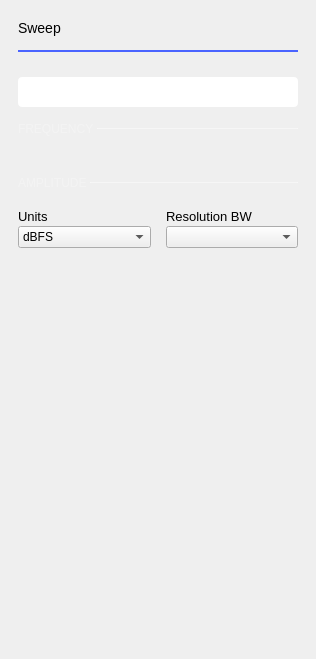
             <widget class="QWidget" name="sweepSettings">
              <layout class="QVBoxLayout" name="verticalLayout_7">
               <property name="spacing">
                <number>0</number>
               </property>
               <property name="leftMargin">
                <number>18</number>
               </property>
               <property name="topMargin">
                <number>20</number>
               </property>
               <property name="rightMargin">
                <number>18</number>
               </property>
               <property name="bottomMargin">
                <number>0</number>
               </property>
               <item>
                <layout class="QHBoxLayout" name="hLayout_title">
                 <property name="bottomMargin">
                  <number>14</number>
                 </property>
                 <item>
                  <widget class="QLabel" name="labelSettingsTitle">
                   <property name="styleSheet">
                    <string notr="true"> color: black;
    font-size: 14px;
    font-weight: normal;</string>
                   </property>
                   <property name="text">
                    <string>Sweep</string>
                   </property>
                  </widget>
                 </item>
                 <item>
                  <spacer name="horizontalSpacer_7">
                   <property name="orientation">
                    <enum>Qt::Horizontal</enum>
                   </property>
                   <property name="sizeHint" stdset="0">
                    <size>
                     <width>0</width>
                     <height>10</height>
                    </size>
                   </property>
                  </spacer>
                 </item>
                </layout>
               </item>
               <item>
                <widget class="Line" name="lineSweepSettingsTitle">
                 <property name="minimumSize">
                  <size>
                   <width>0</width>
                   <height>2</height>
                  </size>
                 </property>
                 <property name="maximumSize">
                  <size>
                   <width>16777215</width>
                   <height>2</height>
                  </size>
                 </property>
                 <property name="styleSheet">
                  <string notr="true">color: #4A64FF;</string>
                 </property>
                 <property name="frameShadow">
                  <enum>QFrame::Plain</enum>
                 </property>
                 <property name="lineWidth">
                  <number>2</number>
                 </property>
                 <property name="orientation">
                  <enum>Qt::Horizontal</enum>
                 </property>
                </widget>
               </item>
               <item>
                <spacer name="verticalSpacer_10">
                 <property name="orientation">
                  <enum>Qt::Vertical</enum>
                 </property>
                 <property name="sizeType">
                  <enum>QSizePolicy::Fixed</enum>
                 </property>
                 <property name="sizeHint" stdset="0">
                  <size>
                   <width>20</width>
                   <height>25</height>
                  </size>
                 </property>
                </spacer>
               </item>
               <item>
                <widget class="adiscope::CustomSwitch" name="logBtn">
                 <property name="styleSheet">
                  <string notr="true">QPushButton {
min-height: 30px;
max-height: 30px;
min-width: 280px;
max-width: 280px;
background-color: white;
border-radius: 4px;
}

QPushButton:disabled {
background-color: qlineargradient(spread:pad, x1:0.5, y1:0, x2:0.501, y2:0, stop:0 #727273, stop:1 #141416);
}

QWidget#handle {
min-height: 30px;
max-height: 30px;
min-width: 142px;
max-width: 142px;
background-color: #4a64ff;
border-radius: 2px;
}

QWidget#handle:disabled {
background-color: #aaaaaa;
}

QLabel {
margin-top: 6px;
background-color: transparent;
line-height: 19px;
}

QLabel#on {
margin-top: 0px;
min-height:30px;
max-height:30px;
min-width:140px;
max-width:140px;
qproperty-alignment: AlignCenter AlignCenter;
margin-left: 0px;
color: white;
}

QLabel#on:disabled {
color: black;
}

QLabel#off {
margin-top: 0px;
min-height:30px;
max-height:30px;
min-width:140px;
max-width:140px;
margin-left: 140px;
color: white;
qproperty-alignment: AlignCenter AlignCenter;
}

QLabel#off:disabled {
color: black;
}
</string>
                 </property>
                 <property name="text">
                  <string/>
                 </property>
                 <property name="leftText" stdset="0">
                  <string>Logarithmic</string>
                 </property>
                 <property name="rightText" stdset="0">
                  <string>Linear</string>
                 </property>
                 <property name="duration_ms" stdset="0">
                  <number>0</number>
                 </property>
                </widget>
               </item>
               <item>
                <layout class="QHBoxLayout" name="horizontalLayout_3">
                 <property name="spacing">
                  <number>0</number>
                 </property>
                 <property name="topMargin">
                  <number>15</number>
                 </property>
                 <item>
                  <widget class="QLabel" name="label_10">
                   <property name="sizePolicy">
                    <sizepolicy hsizetype="Maximum" vsizetype="Preferred">
                     <horstretch>0</horstretch>
                     <verstretch>0</verstretch>
                    </sizepolicy>
                   </property>
                   <property name="styleSheet">
                    <string notr="true">QLabel {
        font-size: 12px;
        color: rgba(255, 255, 255, 70)
    }</string>
                   </property>
                   <property name="text">
                    <string>FREQUENCY </string>
                   </property>
                  </widget>
                 </item>
                 <item>
                  <widget class="Line" name="line_3">
                   <property name="minimumSize">
                    <size>
                     <width>0</width>
                     <height>1</height>
                    </size>
                   </property>
                   <property name="maximumSize">
                    <size>
                     <width>16777215</width>
                     <height>1</height>
                    </size>
                   </property>
                   <property name="styleSheet">
                    <string notr="true"> border: 1px solid rgba(255, 255, 255, 70);</string>
                   </property>
                   <property name="orientation">
                    <enum>Qt::Horizontal</enum>
                   </property>
                  </widget>
                 </item>
                </layout>
               </item>
               <item>
                <layout class="QGridLayout" name="gridSweepControls">
                 <property name="leftMargin">
                  <number>0</number>
                 </property>
                 <property name="topMargin">
                  <number>15</number>
                 </property>
                 <property name="rightMargin">
                  <number>0</number>
                 </property>
                 <property name="bottomMargin">
                  <number>25</number>
                 </property>
                 <property name="spacing">
                  <number>15</number>
                 </property>
                </layout>
               </item>
               <item>
                <layout class="QHBoxLayout" name="horizontalLayout_5">
                 <property name="topMargin">
                  <number>0</number>
                 </property>
                 <item>
                  <widget class="QLabel" name="label_11">
                   <property name="sizePolicy">
                    <sizepolicy hsizetype="Maximum" vsizetype="Preferred">
                     <horstretch>0</horstretch>
                     <verstretch>0</verstretch>
                    </sizepolicy>
                   </property>
                   <property name="styleSheet">
                    <string notr="true">QLabel {
        font-size: 12px;
        color: rgba(255, 255, 255, 70)
    }</string>
                   </property>
                   <property name="text">
                    <string>AMPLITUDE </string>
                   </property>
                  </widget>
                 </item>
                 <item>
                  <widget class="Line" name="line_4">
                   <property name="minimumSize">
                    <size>
                     <width>0</width>
                     <height>1</height>
                    </size>
                   </property>
                   <property name="maximumSize">
                    <size>
                     <width>16777215</width>
                     <height>1</height>
                    </size>
                   </property>
                   <property name="styleSheet">
                    <string notr="true"> border: 1px solid rgba(255, 255, 255, 70);</string>
                   </property>
                   <property name="orientation">
                    <enum>Qt::Horizontal</enum>
                   </property>
                  </widget>
                 </item>
                </layout>
               </item>
               <item>
                <layout class="QGridLayout" name="gridLayout_5">
                 <property name="leftMargin">
                  <number>0</number>
                 </property>
                 <property name="topMargin">
                  <number>15</number>
                 </property>
                 <property name="rightMargin">
                  <number>0</number>
                 </property>
                 <property name="bottomMargin">
                  <number>0</number>
                 </property>
                 <property name="spacing">
                  <number>15</number>
                 </property>
                 <item row="0" column="1">
                  <layout class="QVBoxLayout" name="verticalLayout_9">
                   <property name="spacing">
                    <number>2</number>
                   </property>
                   <item>
                    <widget class="QStackedWidget" name="bottomWidget"/>
                   </item>
                   <item>
                    <spacer name="verticalSpacer_11">
                     <property name="orientation">
                      <enum>Qt::Vertical</enum>
                     </property>
                     <property name="sizeHint" stdset="0">
                      <size>
                       <width>0</width>
                       <height>0</height>
                      </size>
                     </property>
                    </spacer>
                   </item>
                   <item>
                    <widget class="QLabel" name="lbl_rbw">
                     <property name="styleSheet">
                      <string notr="true"> font-size: 13px;</string>
                     </property>
                     <property name="text">
                      <string>Resolution BW</string>
                     </property>
                    </widget>
                   </item>
                   <item>
                    <widget class="QComboBox" name="cmb_rbw"/>
                   </item>
                  </layout>
                 </item>
                 <item row="0" column="0">
                  <layout class="QVBoxLayout" name="verticalLayout_5">
                   <property name="spacing">
                    <number>2</number>
                   </property>
                   <item>
                    <widget class="QStackedWidget" name="topWidget"/>
                   </item>
                   <item>
                    <widget class="QStackedWidget" name="divisionWidget"/>
                   </item>
                   <item>
                    <widget class="QLabel" name="lbl_units">
                     <property name="styleSheet">
                      <string notr="true"> font-size: 13px;</string>
                     </property>
                     <property name="text">
                      <string>Units</string>
                     </property>
                    </widget>
                   </item>
                   <item>
                    <widget class="QComboBox" name="cmb_units">
                     <item>
                      <property name="text">
                       <string>dBFS</string>
                      </property>
                     </item>
                    </widget>
                   </item>
                  </layout>
                 </item>
                </layout>
               </item>
               <item>
                <spacer name="verticalSpacer_6">
                 <property name="orientation">
                  <enum>Qt::Vertical</enum>
                 </property>
                 <property name="sizeType">
                  <enum>QSizePolicy::Expanding</enum>
                 </property>
                 <property name="sizeHint" stdset="0">
                  <size>
                   <width>20</width>
                   <height>411</height>
                  </size>
                 </property>
                </spacer>
               </item>
              </layout>
             </widget>
